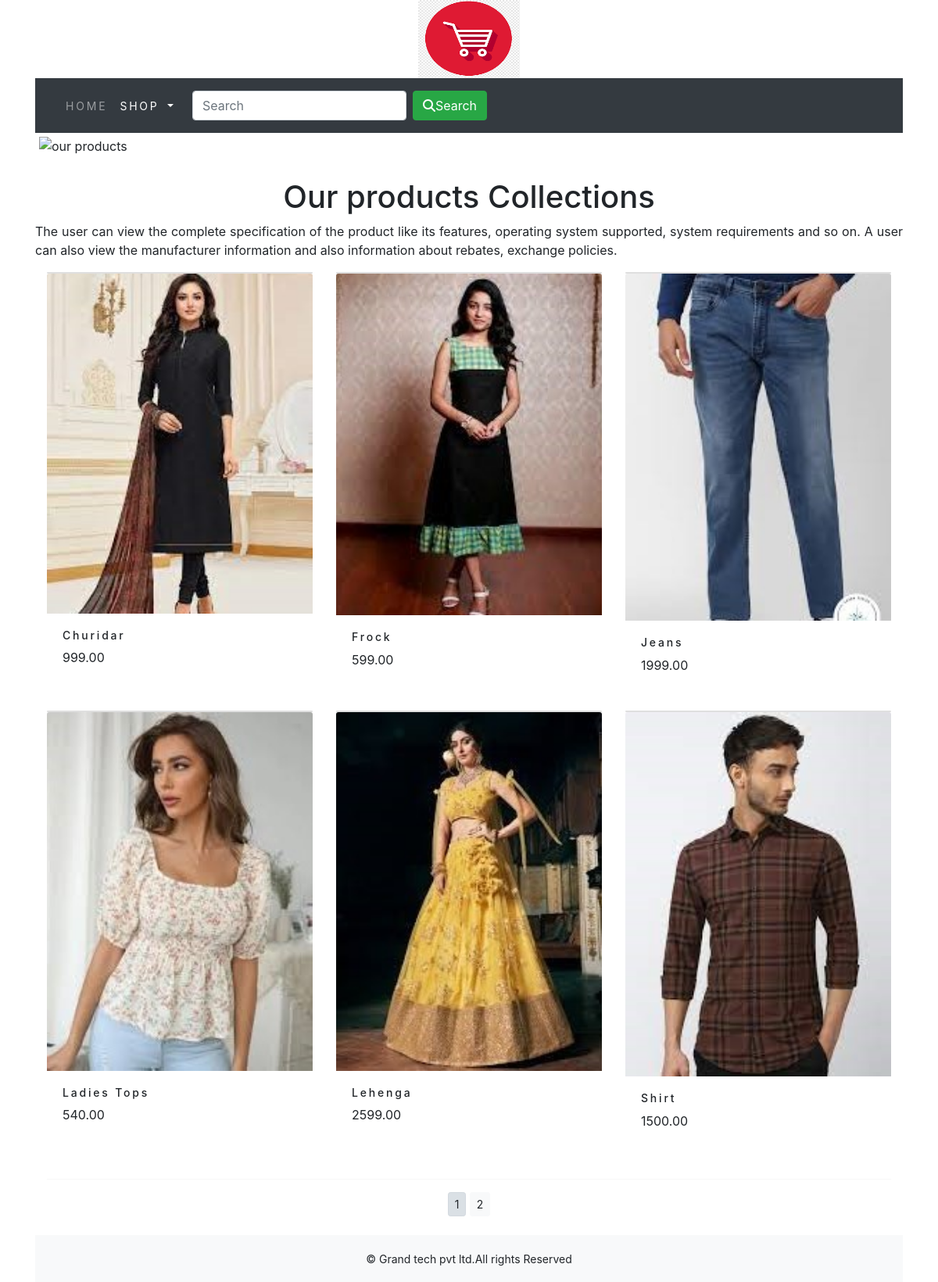
The app's page /shop/ with its own data.
### shop/models.py (models this page shows, shortened)
class Product(models.Model):
    name = models.CharField(max_length=250, unique=True)
    slug = models.SlugField(max_length=250, unique=True)
    description = models.TextField(blank=True)
    price = models.DecimalField(max_digits=10, decimal_places=2)
    category = models.ForeignKey(Category, on_delete=models.CASCADE)
    image = models.ImageField(upload_to='product', blank=True)
    stock = models.IntegerField()
    available = models.BooleanField(default=True)
    created = models.DateTimeField(auto_now_add=True)
    updated = models.DateTimeField(auto_now=True)
    def get_url(self):
        return reverse('shop:prodCatdetail',args=[self.category.slug, self.slug])
    class Meta:
        ordering = ('name',)
        verbose_name = 'product'
        verbose_name_plural = 'products'

### shop/views.py (the view)
# urls.py: path('', views.allProdCat, name='allProdCat'),
def allProdCat(request, c_slug = None):
    c_page=None
    products_list=None
    if c_slug!=None:
        c_page = get_object_or_404(Category, slug=c_slug)
        products_list = Product.objects.all().filter(category=c_page, available=True)
    else:
        products_list = Product.objects.all().filter(available=True)
    paginator = Paginator(products_list, 6)
    try:
        page = int(request.GET.get('page', '1'))
    except:
        page = 1
    try:
        products = paginator.page(page)
    except (EmptyPage, InvalidPage):
        products = paginator.page(paginator.num_pages)
    return render(request, "category.html", {'category': c_page, 'products': products})

### cart/context_processors.py (called while the page is built)
def counter(request):
    item_count = 0
    if 'admin' in request.path:
        return {}
    else:
        try:
            cart = Cart.objects.filter(cart_id=_cart_id(request))
            car_items = CartItem.objects.all().filter(cart=cart[:1])
            for cart_item in car_items:
                item_count += cart_item.quantity
        except Cart.DoesNotExist:
            item_count = 0
    return dict(item_count=item_count)

### cart/views.py (called while the page is built)
def _cart_id(request):
    cart = request.session.session_key
    if not cart:
        cart = request.session.create()
    return cart

### shop/context_processors.py (called while the page is built)
def menu_links(request):
    links = Category.objects.all()
    return dict(links=links)

### shop/models.py (called while the page is built)
    def get_url(self):
        return reverse('shop:products_by_category', args=[self.slug])

### templates/category.html (shortened to what this page needs)
{% extends 'base.html' %}
{% load static %}
{% block content %}
<div class="mx_auto">
    {% if category %}
    <img class="my_image" src="{{category.image.url}}" alt="{{category.name}}">
</div>
    <br>
<div>
        <h1 class="text-center my_tittle">{{category.description}}</h1>
        <p class="text-justify">{{category.description}}</p>
</div>
    {% else %}
<div>
<img class="my_image my_image_padding" src="{% static 'img/banner.png' %}" alt="our products" height="500px" width="1120px;">
</div>
<br>
<div>
    <h1 class="text-center my_title"> Our products Collections</h1>
    <p class="text-justify"> The user can view the complete specification of the product like its
features, operating system supported, system requirements and so on. A user can also view the
manufacturer information and also information about rebates, exchange policies. </p>
</div>
    {% endif %}
<div class="container">
    <div class="row mx_auto">
        {% for product in products.object_list %}
        <div class="my_bottom_margin col-9 col-sm-12 col-md-4 xol-lg-4">
            <div class="card text-center" style="min-width:18rem;">
            </div>
            <a href="{{product.get_url}}"><img class="card-img-top my_image" src="{{product.image.url}}" alt="{{Product.name}}"></a>
            <div class="card-body">
                <h4>{{product.name}}</h4>
                <p>{{product.price}}</p>
            </div>
        </div>
        {% endfor %}
    </div>
    <div class="mx-auto">
        {% if products.paginator.num_pages > 1 %}
        <hr>
        <div class="text-center">
            {% for pg in products.paginator.page_range %}
                <a href="?page={{pg}}" class="btn btn-light btn-sm {% if products.number == pg %} active {% endif %}">{{pg}}</a>
            {% endfor %}
        </div>
        {% endif %}
    </div>
    <br>
</div>
{% endblock %}

### templates/base.html (shortened to what this page needs)
{% load static %}
<!DOCTYPE html>
<html lang="en">
<head>
    <link rel="stylesheet" href="{% static 'css/custom.css' %}">
    <link href="{% static 'css/bootstrap.min.css' %}" rel="stylesheet">
</head>
<body>
<div class="container">
    {% include 'header.html' %}
    {% include 'nav.html' %}
    {% block content %}
    {% endblock %}
    </div>
    {% include 'footer.html' %}
</body>
</html>

### templates/header.html
{% load static %}
<header>
  <center>
    <a href="{% url 'shop:allProdCat' %}"> </a><img src="{% static 'img/logo.png' %}" alt = "logimage" width="130px;" height="100px;">
  </center>
</header>

### templates/nav.html (shortened to what this page needs)
<!DOCTYPE html>
<html lang="en">
<head>
  <link rel="stylesheet" href="https://cdn.jsdelivr.net/npm/bootstrap@4.6.2/dist/css/bootstrap.min.css">
</head>
<body>
<nav class="navbar navbar-expand-sm bg-dark navbar-dark">
  <div class="container-fluid">
    <div class="collapse navbar-collapse" id="navbarSupportedContent">
  <ul class="navbar-nav">
    <li class="nav-item">
      <a class="nav-link" href="#">Home</a>
    </li>
    <li class="nav-item dropdown {% if 'shop' in request.path %} active {% endif %}">
      <a class="nav-link dropdown-toggle" href="#" id="navbarDropdown" data-toggle="dropdown">
        Shop
      </a>
    </li>
      </ul>
      <nav class="navbar navbar-expand-sm bg-dark navbar-dark">
  <form class="form-inline" action="{% url 'search_app:SearchResult' %}" method="get" >
    <input class="form-control mr-sm-2" type="text" placeholder="Search">
    <button class="btn btn-success" type="submit"><i class="fa-solid fa-magnifying-glass"></i>Search</button>
  </form>
</nav>
    </div>
  </div>
</nav>

### templates/footer.html
<div class="footer navbar-fixed-bottom my_footer">
    <p class="text-center"> &copy; Grand tech pvt ltd.All rights Reserved</p>
</div>

### static/css/custom.css (style rules this page uses)
body { font-family: 'Roboto', sans-serif; }
.nav-item { letter-spacing : .2em; font-size :14px; text-transform :uppercase; }
.my_footer { background-color:#f8f9fa; height:60px; }
.my_footer p { padding-top:20px; font-size:14px; }
.my_image_padding { padding:5px; }
.my_bottom_margin { margin-bottom:10px; }
.card-body h4 { font-size:14px; text_transform:uppercase; letter-spacing:.2em; }

### records on screen
Product: image (picture), name "Churidar", price "999.00"
Product: image (picture), name "Frock", price "599.00"
Product: image (picture), name "Jeans", price "1999.00"
Product: image (picture), name "Ladies Tops", price "540.00"
Product: image (picture), name "Lehenga", price "2599.00"
Product: image (picture), name "Shirt", price "1500.00"

### other values on screen
{{ pg }} "1" "2"
